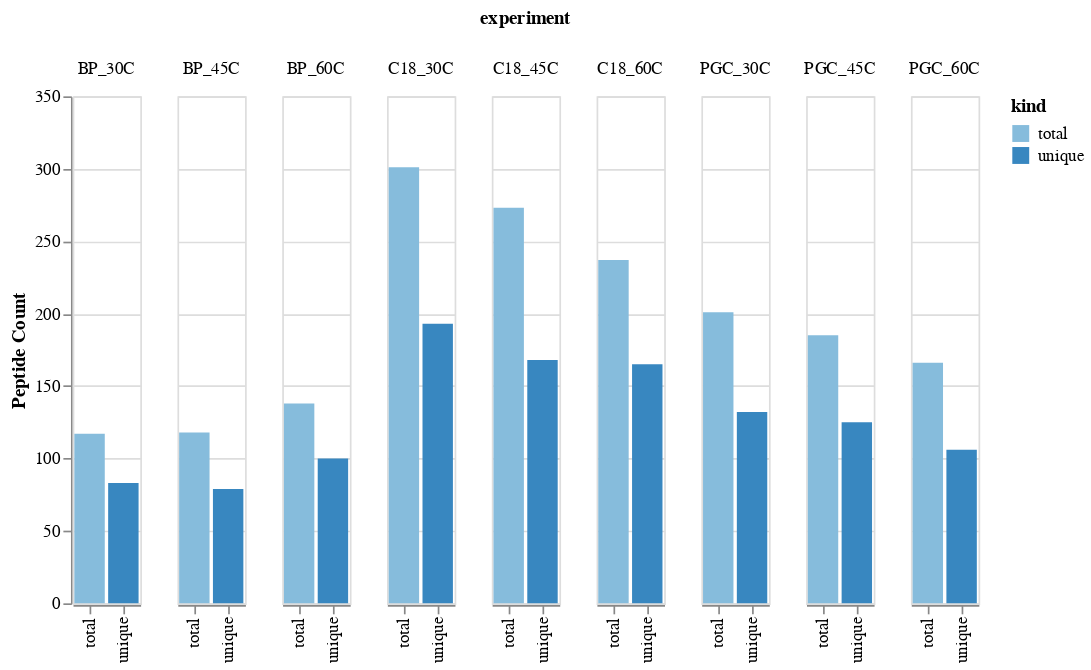

Notebook cell for this chart:
### Code cell
chart

### Figure 1 — Vega-Lite specification as saved in the notebook (floating-point values rounded to 4 significant figures)
{"config": {"view": {"continuousWidth": 400, "continuousHeight": 300}}, "data": {"name": "data-cace32998c97c14e9bd8da8bb901336a"}, "mark": "bar", "encoding": {"color": {"type": "ordinal", "field": "kind"}, "column": {"type": "ordinal", "field": "experiment"}, "x": {"type": "ordinal", "field": "kind", "title": ""}, "y": {"type": "quantitative", "field": "value", "title": "Peptide Count"}}, "$schema": "https://vega.github.io/schema/vega-lite/v4.8.1.json", "datasets": {"data-cace32998c97c14e9bd8da8bb901336a": [{"experiment": "BP_30C", "kind": "total", "value": 117}, {"experiment": "BP_30C", "kind": "unique", "value": 83}, {"experiment": "BP_45C", "kind": "total", "value": 118}, {"experiment": "BP_45C", "kind": "unique", "value": 79}, {"experiment": "BP_60C", "kind": "total", "value": 138}, {"experiment": "BP_60C", "kind": "unique", "value": 100}, {"experiment": "C18_30C", "kind": "total", "value": 301}, {"experiment": "C18_30C", "kind": "unique", "value": 193}, {"experiment": "C18_45C", "kind": "total", "value": 273}, {"experiment": "C18_45C", "kind": "unique", "value": 168}, {"experiment": "C18_60C", "kind": "total", "value": 237}, {"experiment": "C18_60C", "kind": "unique", "value": 165}, {"experiment": "PGC_30C", "kind": "total", "value": 201}, {"experiment": "PGC_30C", "kind": "unique", "value": 132}, {"experiment": "PGC_45C", "kind": "total", "value": 185}, {"experiment": "PGC_45C", "kind": "unique", "value": 125}, {"experiment": "PGC_60C", "kind": "total", "value": 166}, {"experiment": "PGC_60C", "kind": "unique", "value": 106}]}}
